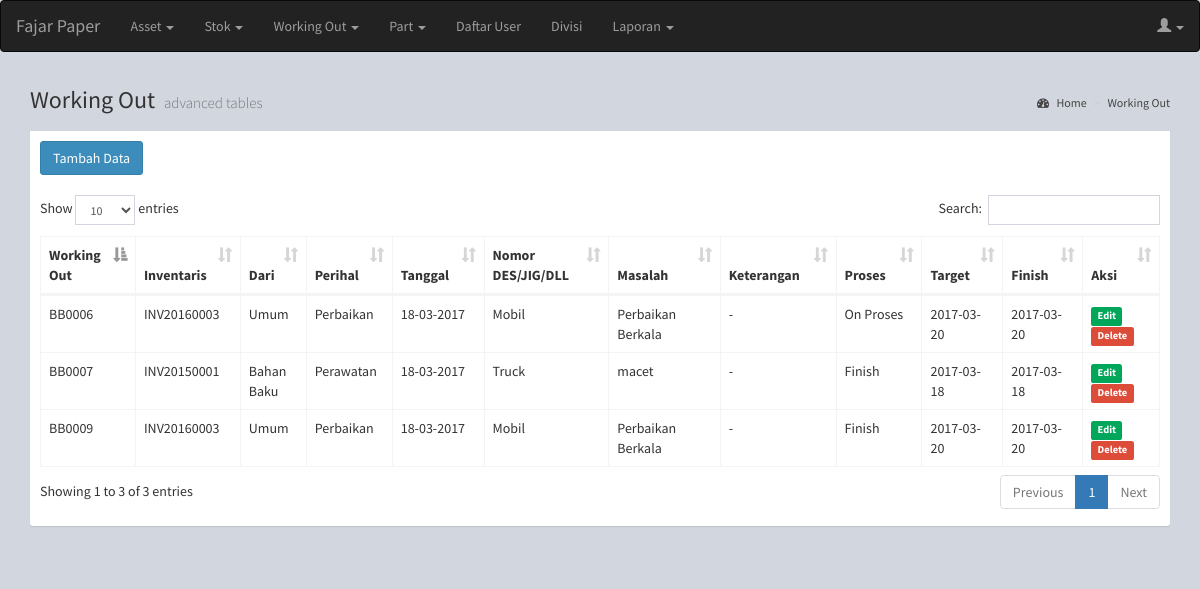
Screenshot of /index.php/Cbengkelnew/Cworkingout (signed in) with the database file from the repository.
### tables this page shows
CREATE TABLE `tb_wo` (
  `idwo` int(10) NOT NULL AUTO_INCREMENT,
  `kodewo` varchar(10) DEFAULT NULL,
  `tgl` date DEFAULT NULL,
  `kepada` varchar(50) DEFAULT NULL,
  `iddiv` int(50) DEFAULT NULL,
  `hal` varchar(50) DEFAULT NULL,
  `des` varchar(50) DEFAULT NULL,
  `number` varchar(20) DEFAULT NULL,
  `masalah` text,
  `penyebab` text,
  `proses` varchar(20) DEFAULT NULL,
  `keterangan` text,
  `target` varchar(20) DEFAULT NULL,
  `finish` date DEFAULT NULL,
  `idasset` varchar(25) DEFAULT NULL,
  PRIMARY KEY (`idwo`),
  KEY `kodewo` (`kodewo`),
  KEY `fk_noinv` (`idasset`),
  KEY `fk_iddiv` (`iddiv`),
  CONSTRAINT `fk_iddiv` FOREIGN KEY (`iddiv`) REFERENCES `tb_divisi` (`id`) ON DELETE NO ACTION ON UPDATE CASCADE,
  CONSTRAINT `fk_noinv` FOREIGN KEY (`idasset`) REFERENCES `tb_asset` (`no_inventaris`) ON DELETE CASCADE ON UPDATE CASCADE
);

CREATE TABLE `tb_asset` (
  `idasset` int(25) NOT NULL AUTO_INCREMENT,
  `kode` varchar(10) DEFAULT NULL,
  `tgl_pembelian` date DEFAULT NULL,
  `merk` varchar(50) DEFAULT NULL,
  `no_inventaris` varchar(20) DEFAULT NULL,
  PRIMARY KEY (`idasset`),
  KEY `kodeasset` (`kode`),
  KEY `no_inventaris` (`no_inventaris`),
  CONSTRAINT `kodeasset` FOREIGN KEY (`kode`) REFERENCES `tb_masterasset` (`kode`) ON DELETE CASCADE ON UPDATE CASCADE
);

CREATE TABLE `tb_divisi` (
  `id` int(11) NOT NULL AUTO_INCREMENT,
  `kode` varchar(100) DEFAULT NULL,
  `nama` varchar(255) DEFAULT NULL,
  PRIMARY KEY (`id`)
);

### application/controllers/Cbengkelnew/Cworkingout.php (called while the page is built, shortened)
<?php
class Cworkingout extends CI_Controller {
	function __construct(){
		$this->load->model(array('Mbengkelnew/Mworkingout','Mbengkelnew/Masset','Mbengkelnew/Mdivisi'));
	}
	public function index(){
		$data['data']=$this->Mworkingout->tampildata()->result();
		$data['asset']=$this->Mworkingout->getnamaasset()->result();
		$data['kode']=$this->Mworkingout->kode();
		$this->load->view('navbar2');
		$this->load->view('Vbengkelnew/Vworkingout',$data);
	}
}
?>

### index.php (called while the page is built, shortened)
<?php
require_once BASEPATH.'core/CodeIgniter.php';

### application/models/Mbengkelnew/Mworkingout.php (called while the page is built, shortened)
<?php
	class Mworkingout extends CI_Model{
		function tampildata(){
			$query=$this->db->query('SELECT
									tb_divisi.nama as divisi,
									tb_wo.idwo,
									tb_wo.kodewo,
									tb_wo.tgl,
									tb_wo.kepada,
									tb_wo.iddiv,
									tb_wo.hal,
									tb_wo.des,
									tb_wo.masalah,
									tb_wo.penyebab,
									tb_wo.proses,
									tb_wo.keterangan,
									tb_wo.target,
									tb_wo.finish,
									tb_asset.no_inventaris
									FROM
									tb_divisi
									INNER JOIN tb_wo ON tb_wo.iddiv = tb_divisi.id
									INNER JOIN tb_asset ON tb_wo.idasset = tb_asset.no_inventaris');
			return $query;
		}
		function kode(){
		$this->db->select('RIGHT(tb_wo.kodewo,4) as kode', FALSE);
		$this->db->order_by('kodewo','DESC');
		$this->db->limit(1);
		$q = $this->db->get('tb_wo');
        if($q->num_rows() <> 0){
           $data = $q->row();
           $kd = intval($data->kode) + 1;
        }else{
            $kd = 1;
        }
	    $kodemax = str_pad($kd, 4, "0", STR_PAD_LEFT);
		$kodejadi = "BB".$kodemax;
        return $kodejadi;
		}
	}
?>

### application/views/Vbengkelnew/Vworkingout.php (the view, shortened to what this page needs)
<!DOCTYPE html>
<html>
<head>
	<link rel="stylesheet" href="<?php  echo base_url();?>asset/plugins/datatables/dataTables.bootstrap.css">
</head>
<body>
<?php
$level=$this->session->userdata('level');
?>
<div class="container-fluid" style="background-color=#ECF0F5">
    <section class="content-header">
      <h1>
        Working Out
        <small>advanced tables</small>
      </h1>
      <ol class="breadcrumb">
        <li><a href="<?php echo base_url('index.php/Cbengkelnew/Cworkingout')?>"><i class="fa fa-dashboard"></i> Home</a></li>
        <li class="active"><a href="#">Working Out</a></li>
      </ol>
    </section>
<section class="content">
    <div class="row">
     <div class="col-xs-12">
	 <div class="box">
            <div class="box-header">
              <div class="row">
                <div class="col-sm-2">
                  <a href="<?php echo base_url('index.php/Cbengkelnew/Cworkingout/vtambah');?>" class="btn btn-primary">Tambah Data</a>
                </div>
              </div>
            </div>
            <div class="box-body">
            <div class="table-responsive">
                <table id="example1" class="table table-bordered">
                    <thead>
                    <tr>
                      <th>Working Out</th>
                      <th>Inventaris</th>
                      <th>Dari</th>
                      <th>Perihal</th>
                      <th>Tanggal</th>
                      <th>Nomor DES/JIG/DLL</th>
                      <th width="200px">Masalah</th>
                      <th>Keterangan</th>
                      <th>Proses</th>
                      <th>Target</th>
                      <th>Finish</th>
                      <th width="100px">Aksi</th>
                    </tr>
                    </thead>
                    <tbody>
                    <?php
                    foreach ($data as $data) {
                    ?>
                    <tr>
                      <td><?php echo $data->kodewo?></td>
                      <td><?php echo ucwords($data->no_inventaris)?></td>
                      <td><?php echo ucwords($data->divisi)?></td>
                      <td><?php echo ucwords($data->hal)?></td>
                      <td><?php echo date('d-m-Y',strtotime($data->tgl))?></td>
                      <td><?php echo ucwords($data->des)?></td>
                      <td><?php echo $data->masalah?></td>
                      <td><?php echo $data->keterangan?></td>
                      <?php
                      if($level=='operator bengkel'){
                        echo "<td><a href='".base_url('index.php/Cbengkelnew/Cworkingout/edit/'.$data->idwo)."' class='label label-success'>" .ucwords($data->proses) ."</a></td>";
                      }else{
                        echo "<td>".ucwords($data->proses)."</td>";
                      }
                      ?>
                      <td><?php echo ucwords($data->target)?></td>
                      <td><?php echo ucwords($data->finish)?></td>
                      <td><a href="#" class='open_modal' id='<?php echo  $data->idwo; ?>'><span class="label label-success">Edit</span></a>
                         <a href="#" onclick="confirm_modal('<?php echo site_url('Cbengkelnew/Cworkingout/hapus/').'/'.$data->idwo ?>')"><span class="label label-danger">Delete</span></a>
                      </td>
                    </tr>
                    <?php
                      }
                    ?>
                    </tbody>
                  </table>
            </div>
            </div>
          </div>
     </div>
	</div>
</section>
</div>
</body>
</html>

### rows the page displays
tb_wo: kodewo "BB0006", tb_asset.no_inventaris "INV20160003", iddiv.nama "Umum", hal "Perbaikan", tgl "18-03-2017", des "Mobil", masalah "Perbaikan Berkala", keterangan "-", proses "On Proses", target "2017-03-20", finish "2017-03-20"
tb_wo: kodewo "BB0007", tb_asset.no_inventaris "INV20150001", iddiv.nama "Bahan Baku", hal "Perawatan", tgl "18-03-2017", des "Truck", masalah "macet", keterangan "-", proses "Finish", target "2017-03-18", finish "2017-03-18"
tb_wo: kodewo "BB0009", tb_asset.no_inventaris "INV20160003", iddiv.nama "Umum", hal "Perbaikan", tgl "18-03-2017", des "Mobil", masalah "Perbaikan Berkala", keterangan "-", proses "Finish", target "2017-03-20", finish "2017-03-20"
